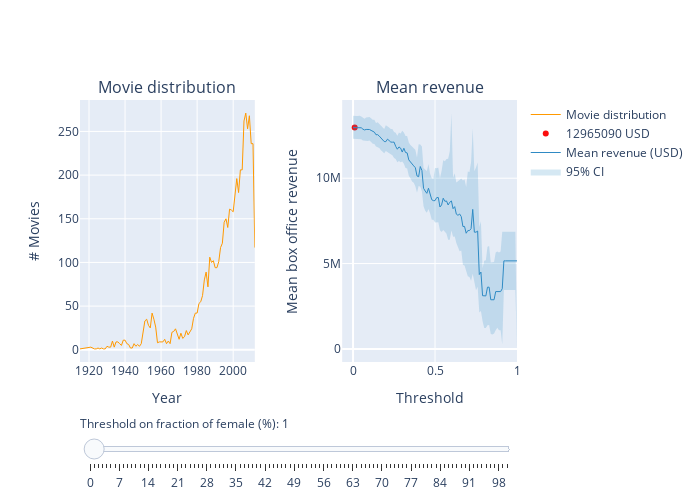

The notebook cell saved with this chart:
### Code cell
# Create figure
from plotly.subplots import make_subplots
fig = make_subplots(rows=1, 
                    cols=2, 
                    start_cell="bottom-left", 
                    subplot_titles=('Movie distribution','Mean revenue'),
                    horizontal_spacing  = 0.2)

# Add traces, one for each slider step
for threshold in np.arange(0, 1.01, 0.01):
    fig.add_trace(
        go.Scatter(
            visible=False,
            line=dict(color="#FF9900", width=1),
            name="Movie distribution",
            x=movies[movies["frac_female"] >= threshold].groupby('year_released').count()['freebase_movie_ID'].index,
            y=movies[movies["frac_female"] >= threshold].groupby('year_released').count()['freebase_movie_ID'].values,
            mode="lines"
        ), row=1, col=1
    )
    

for idx, threshold in enumerate(np.arange(0, 1.01, 0.01)):
    fig.add_trace(
        go.Scatter(
            visible=False,
            name=str(round(means_revenue_female[idx])) + ' USD',
            line=dict(color="#FB0D0D", width=15),
            x=[threshold],
            y=[means_revenue_female[idx]],
            mode="markers"
        ), row=1, col=2
    )

fig.add_trace(
    go.Scatter(
        visible=True,
        line=dict(color='rgba(47, 138, 196, 1)', width=1),
        x=np.arange(0, 1.01, 0.01),
        y=means_revenue_female,
        name="Mean revenue (USD)",
        mode="lines"
    ), row=1, col=2
)

fig.add_trace(
    go.Scatter(
        visible=True,
        x=list(thresholds)+list(thresholds[::-1]), # x, then x reversed
        y=female_cis_upper+female_cis_lower[::-1], # upper, then lower reversed
        fill='toself',
        fillcolor="rgba(47, 138, 196, 0.2)",
        line=dict(color='rgba(255,255,255,0)'),
        hoverinfo="skip",
        name='95% CI',
        showlegend=True
    ), row=1, col=2
)
    

# Make 50th trace visible
fig.data[50].visible = True
fig.data[150].visible = True


# Create and add slider
steps = []
for i in range(101):
    step = dict(
        method="update",
        args=[{"visible": [False] * len(fig.data)}],  # layout attribute
        label=str(i)  # update the label to remove "step"
    )
    step["args"][0]["visible"][i] = True  
    step["args"][0]["visible"][i + 101] = True
    step["args"][0]["visible"][202] = True
    step["args"][0]["visible"][203] = True
    steps.append(step)
    
    sliders = [dict(
    active=50,
    currentvalue={"prefix": "Threshold on fraction of female (%): "}, 
    pad={"t": 50},
    steps=steps
)]
    
# edit axis labels
fig['layout']['xaxis']['title']='Year'
fig['layout']['xaxis2']['title']='Threshold'
fig['layout']['yaxis']['title']='# Movies'
fig['layout']['yaxis2']['title']='Mean box office revenue'

fig.update_layout(
    width=700,
    height=500,
    sliders=sliders
)


fig.show()
fig.write_html("./plots/distribution_gender.html")
